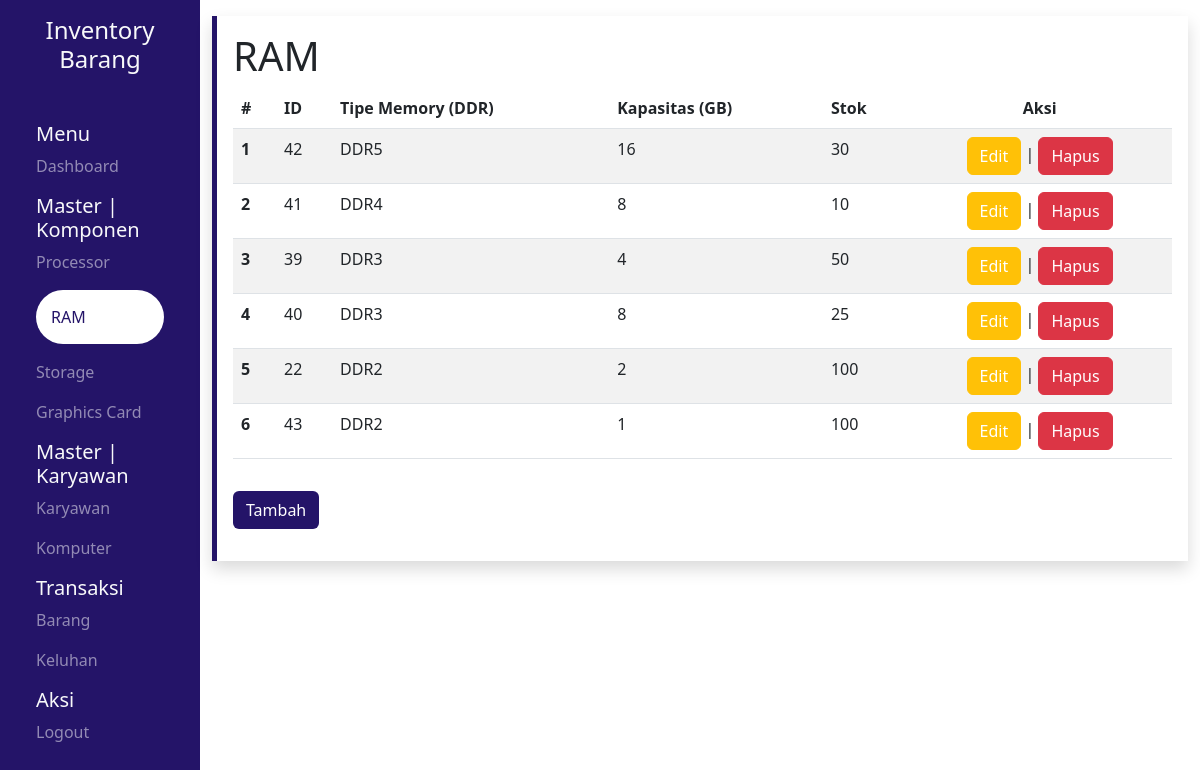
The page /pages/ram/index.php (signed in) on the database as committed earlier.
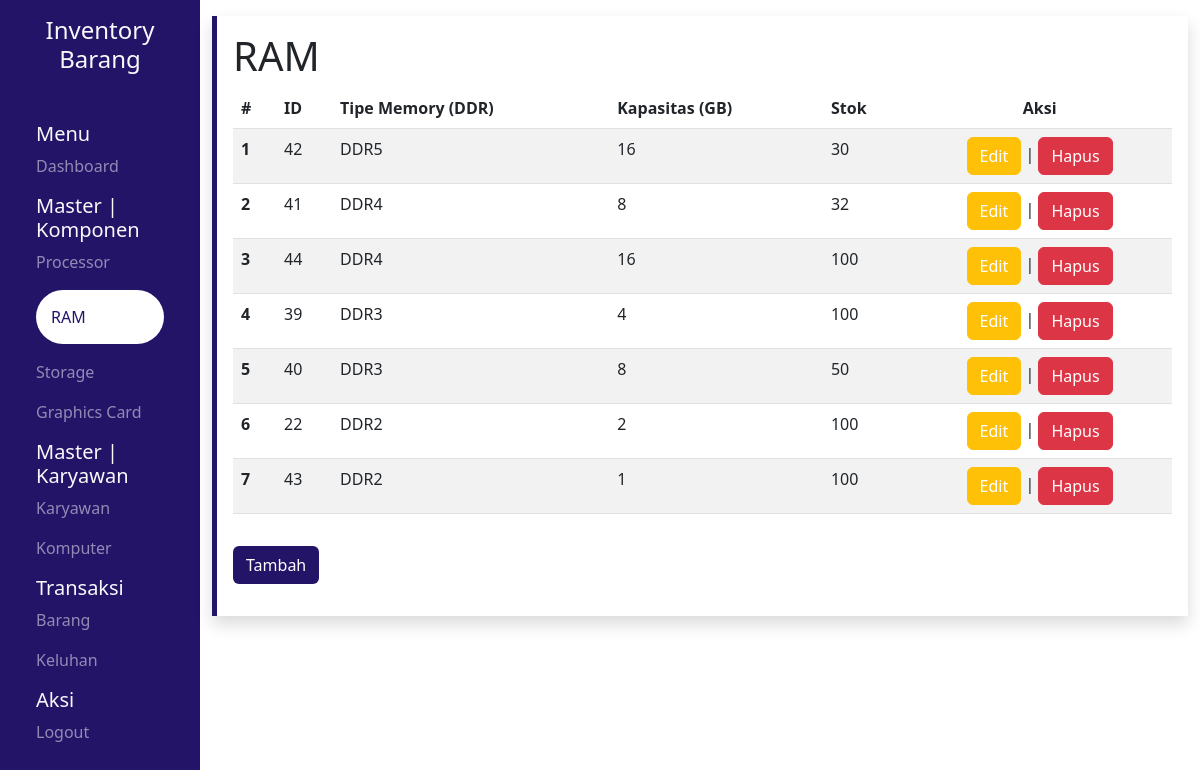
The same page on the database as committed later.
### tables this page shows
CREATE TABLE `ram` (
  `id` int(11) NOT NULL,
  `tipe_memori` enum('DDR2','DDR3','DDR4','DDR5') NOT NULL,
  `kapasitas` varchar(25) NOT NULL,
  `stok` int(11) NOT NULL
);

### pages/ram/index.php (the view, shortened to what this page needs)
<?php
include "../src/config/connect.php";
$row = mysqli_query($conn, "SELECT * FROM ram ORDER BY tipe_memori DESC");
?>
<!DOCTYPE html>
<html lang="en">
<head>
    <link rel="stylesheet" href="../src/css/global.css">
    <?php include '../src/library/bootstrap.php' ?>
    <?php include '../src/library/datatables.php' ?>
    <?php include '../src/library/sweetalert.php' ?>
</head>
<body>
    <div class="container-fluid">
        <div class="row vh-100">
            <section id="sidebar" class="col-md-2 sidebar text-light">
                <div class="text-center my-3 mb-5">
                    <h4>Inventory Barang</h4>
                </div>
                <div class="mx-4">
                    <h5>Menu</h5>
                    <a href="../dashboard/">
                        <p class="opacity">Dashboard</p>
                    </a>
                </div>
                <div class="mx-4">
                    <h5>Master | Komponen</h5>
                    <a href="../processor/">
                        <p class="opacity">Processor</p>
                    </a>
                    <a href="../ram/">
                        <p class="opacity-100 aktif rounded-pill">RAM</p>
                    </a>
                    <a href="../storage/">
                        <p class="opacity">Storage</p>
                    </a>
                    <a href="../vga/">
                        <p class="opacity">Graphics Card</p>
                    </a>
                </div>
                <div class="mx-4">
                    <h5>Master | Karyawan</h5>
                    <a href="../karyawan/">
                        <p class="opacity">Karyawan</p>
                    </a>
                    <a href="../komputer/">
                        <p class="opacity">Komputer</p>
                    </a>
                </div>
                <div class="mx-4">
                    <h5>Transaksi</h5>
                    <a href="../barang/">
                        <p class="opacity">Barang</p>
                    </a>
                    <a href="../keluhan/">
                        <p class="opacity">Keluhan</p>
                    </a>
                </div>
                <div class="mx-4">
                    <h5>Aksi</h5>
                    <a href="../../logout.php">
                        <p class="opacity">Logout</p>
                    </a>
                </div>
            </section>
            <section id="content" class="col-md-10 content">
                <div class="wrapper shadow p-3 my-3 left">
                    <h1>RAM</h1>
                    <table id="myTable" class="table table-striped display">
                        <thead>
                            <tr>
                                <th scope="col">#</th>
                                <th scope="col">ID</th>
                                <th scope="col">Tipe Memory (DDR)</th>
                                <th scope="col">Kapasitas (GB)</th>
                                <th scope="col">Stok</th>
                                <th scope="col" class="text-center">Aksi</th>
                            </tr>
                        </thead>
                        <tbody>
                            <?php $no = 1 ?>
                            <?php while ($result = mysqli_fetch_array($row)) : ?>
                                <tr>
                                    <th scope="row"><?= $no++ ?></th>
                                    <td><?= $result["id"] ?></td>
                                    <td><?= $result["tipe_memori"] ?></td>
                                    <td><?= $result["kapasitas"] ?></td>
                                    <td><?= $result["stok"] ?></td>
                                    <td>
                                        <div class="text-center">
                                            <a href="update.php?id=<?= $result['id'] ?>" class="btn btn-warning">Edit</a> | <a href="delete.php?id=<?= $result['id'] ?>" id="btn-del" class="btn btn-danger">Hapus</a>
                                        </div>
                                    </td>
                                </tr>
                            <?php endwhile; ?>
                        </tbody>
                    </table>
                    <a href="add.php" class="btn ungu my-3">Tambah</a>
                </div>
            </section>
        </div>
    </div>
</body>
</html>

Rows that differ between the two databases and show on the page:
changed ram id 41: stok "10" → "32"
added ram: id "44", tipe_memori "DDR4", kapasitas "16", stok "100"
changed ram id 39: stok "50" → "100"
changed ram id 40: stok "25" → "50"
